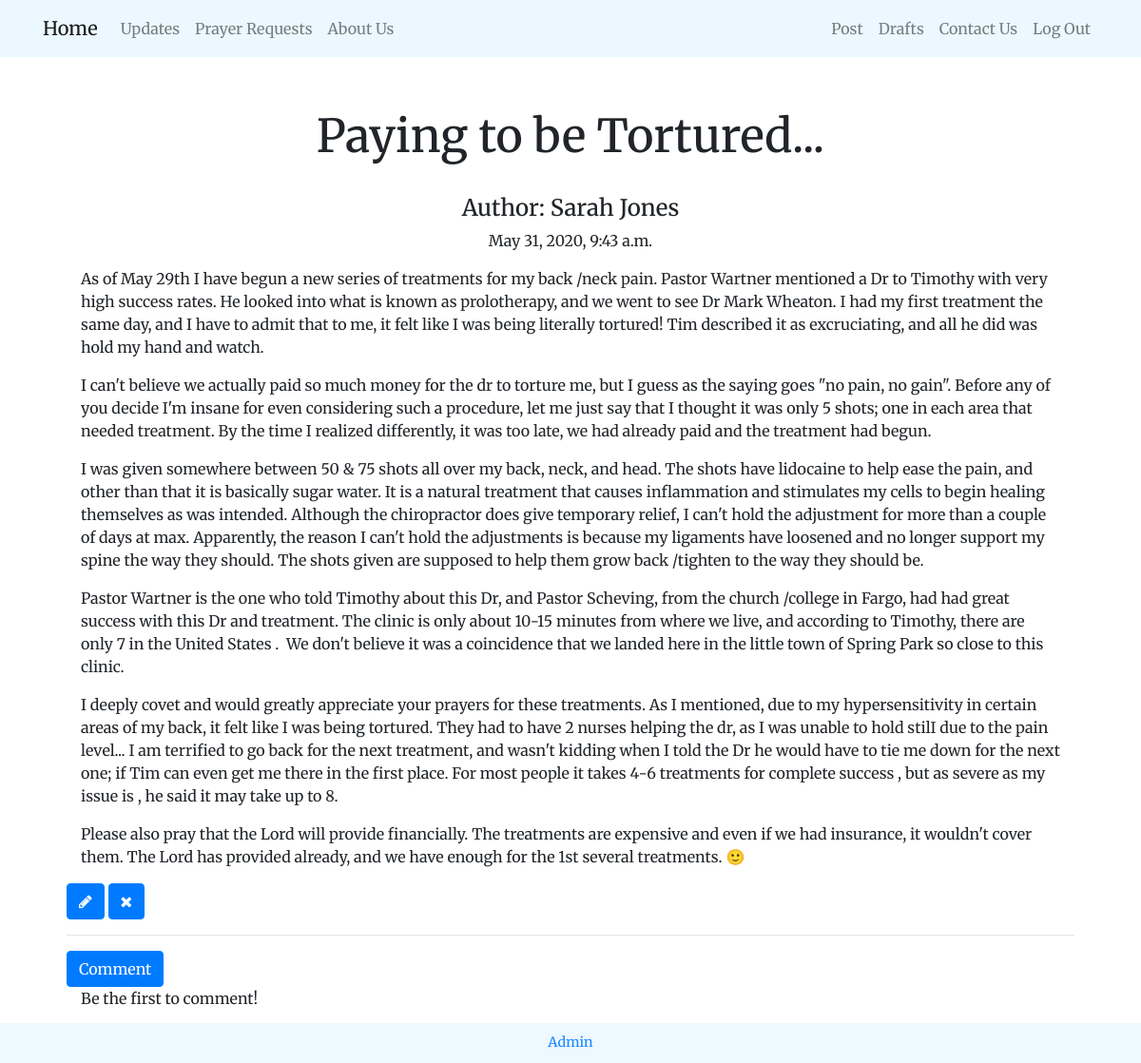
The page /update/post/11 (signed in) on the database its author committed.
### updates/models.py (models this page shows, shortened)
class Post(models.Model):
    author = models.CharField(max_length=100)
    title = models.CharField(max_length=200)
    text = models.TextField()
    created_date = models.DateTimeField(default=timezone.now)
    published_date = models.DateTimeField(blank=True,null=True)
    slug = models.SlugField(null=True)

### updates/views.py (the view)
# urls.py: path('post/<int:pk>', views.PostDetailView.as_view(), name='post_detail'),
class PostDetailView(LoginRequiredMixin, DetailView):
    model = Post

### updates/templates/updates/post_detail.html
{% extends 'base.html'%}
{% block content %}
    <h1 class="posttitle">{{post.title}}</h1>
    {%if post.published_date %}
      <div class="postdate">
        <br>
        <h4>Author: {{post.author}}</h4>
        {{post.published_date}}
      </div>
    {% else %}
       <a class="btn btn-outline-dark" href="{% url 'updates:post_publish' pk=post.pk%}">Publish</a>
    {% endif%}
    <div class="container">
      <div class="postcontent">
        <p>{{ post.text|safe|linebreaksbr}}</p>
      </div>
    </div>
    {% if user.is_superuser %}
      <a class="btn btn-primary" href="{% url 'updates:post_edit' pk=post.pk %}"><span class="fa fa-pencil"></span></a>
      <a class="btn btn-primary" href="{% url 'updates:post_remove' pk=post.pk %}"><span class="fa fa-remove"></span></a>
    {% endif %}
<hr>
<a class="btn btn-primary btn-comment" href="{% url 'updates:add_comment_to_post' pk=post.pk %}">Comment</a>
<div class="container">
  {% for comment in post.comments.all%}
  <br>
      {% if user.is_superuser or comment.approved_comments %}
          {% if not comment.approved_comments %}
              <a class="btn btn-primary" href="{% url 'updates:comment_remove' pk=comment.pk %}"><span class="fa fa-remove"></span></a>
              <a class="btn btn-primary" href="{% url 'updates:comment_approve' pk=comment.pk %}"><span class="fa fa-check"></span></a>
          {% endif %}
            Comment by: {{comment.author}}, on {{comment.created_date|date:'m/d/y'}}
          {{comment.text|safe|linebreaks }}
      {% endif %}
  {% empty %}
    <p>Be the first to comment!</p>
  {% endfor%}
</div>
{% endblock %}

### updates/static/css/master.css (style rules this page uses)
body { font-family: 'Merriweather', serif; }
.imagebackground { background-image: url('media/mountian.jpg'); background-position: top; background-size: cover; background-repeat: repeat-x; }
.posttitle { margin-top: 15px; font-size: 3em; text-align: center; }
.postdate { text-align: center; }

### rows shown on the page
Post: title "Paying to be Tortured...", author "Sarah Jones", published_date "May 31, 2020, 9:43 a.m.", text "As of May 29th I have begun a new series of treatments for my back /neck pain. Pastor Wartner mentioned a Dr to Timothy with very high success rates. He looked into what is known as prolotherapy, and we went to see Dr Mark Wheaton. I had my first treatment the same day, and I have to admit that to me, it felt like I was being literally tortured! Tim described it as excruciating, and all he did was hold my hand and watch. I can't believe we actually paid so much money for the dr to torture me, but I guess as the saying goes \"no pain, no gain\". Before any of you decide I'm insane for even considering such a procedure, let me just say that I thought it was only 5 shots; one in each area that…"
